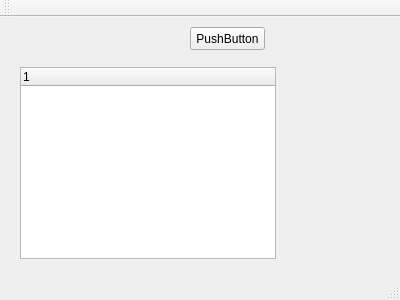
<?xml version="1.0" encoding="UTF-8"?>
<ui version="4.0">
 <class>MainWindow</class>
 <widget class="QMainWindow" name="MainWindow">
  <property name="geometry">
   <rect>
    <x>0</x>
    <y>0</y>
    <width>400</width>
    <height>300</height>
   </rect>
  </property>
  <property name="windowTitle">
   <string>MainWindow</string>
  </property>
  <widget class="QWidget" name="centralWidget">
   <widget class="QPushButton" name="pushButton">
    <property name="geometry">
     <rect>
      <x>190</x>
      <y>10</y>
      <width>75</width>
      <height>23</height>
     </rect>
    </property>
    <property name="text">
     <string>PushButton</string>
    </property>
   </widget>
   <widget class="QTreeWidget" name="treeWidget">
    <property name="geometry">
     <rect>
      <x>20</x>
      <y>50</y>
      <width>256</width>
      <height>192</height>
     </rect>
    </property>
    <column>
     <property name="text">
      <string notr="true">1</string>
     </property>
    </column>
   </widget>
  </widget>
  <widget class="QMenuBar" name="menuBar">
   <property name="geometry">
    <rect>
     <x>0</x>
     <y>0</y>
     <width>400</width>
     <height>23</height>
    </rect>
   </property>
  </widget>
  <widget class="QToolBar" name="mainToolBar">
   <attribute name="toolBarArea">
    <enum>TopToolBarArea</enum>
   </attribute>
   <attribute name="toolBarBreak">
    <bool>false</bool>
   </attribute>
  </widget>
  <widget class="QStatusBar" name="statusBar"/>
 </widget>
 <layoutdefault spacing="6" margin="11"/>
 <resources/>
 <connections/>
</ui>
